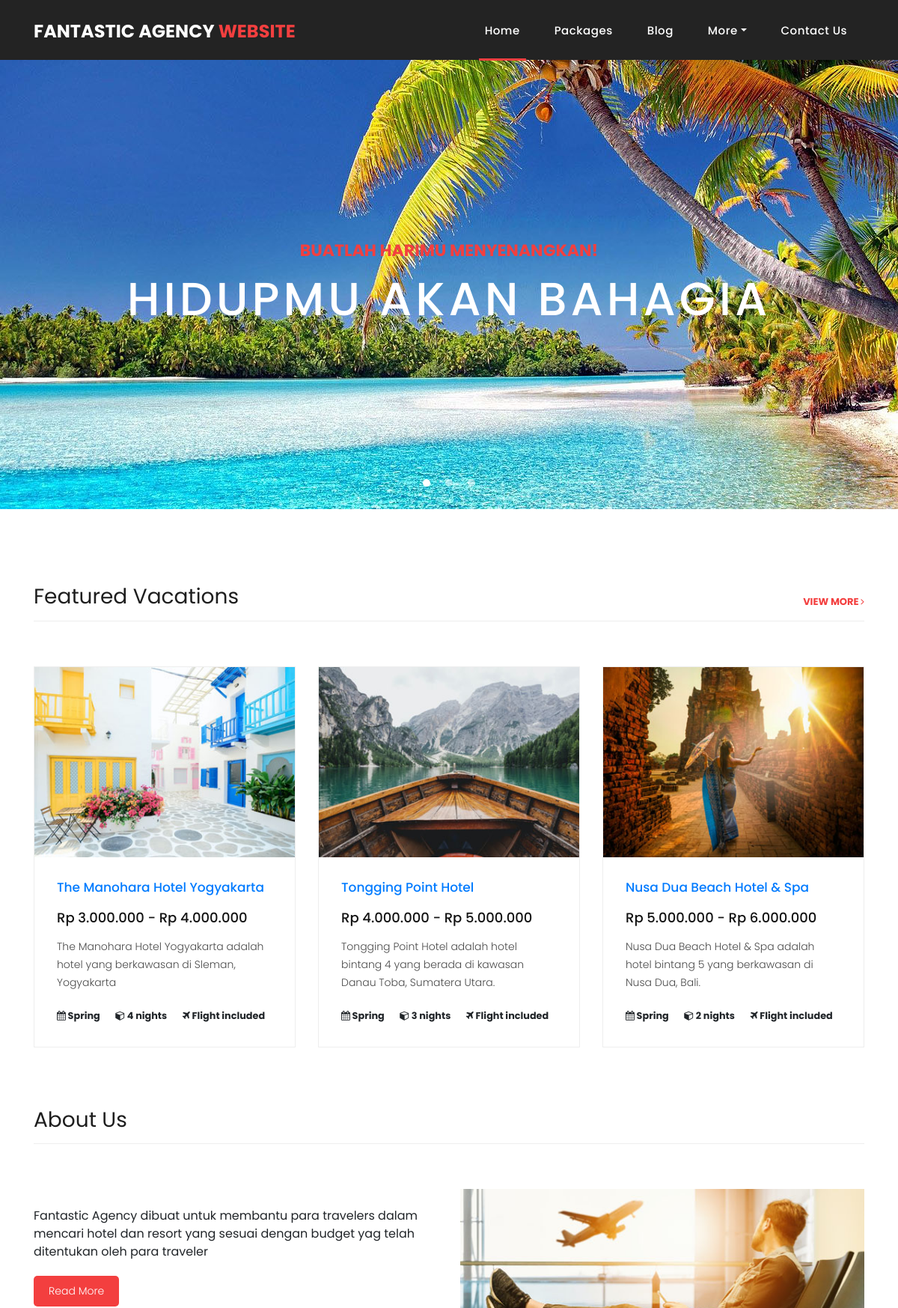
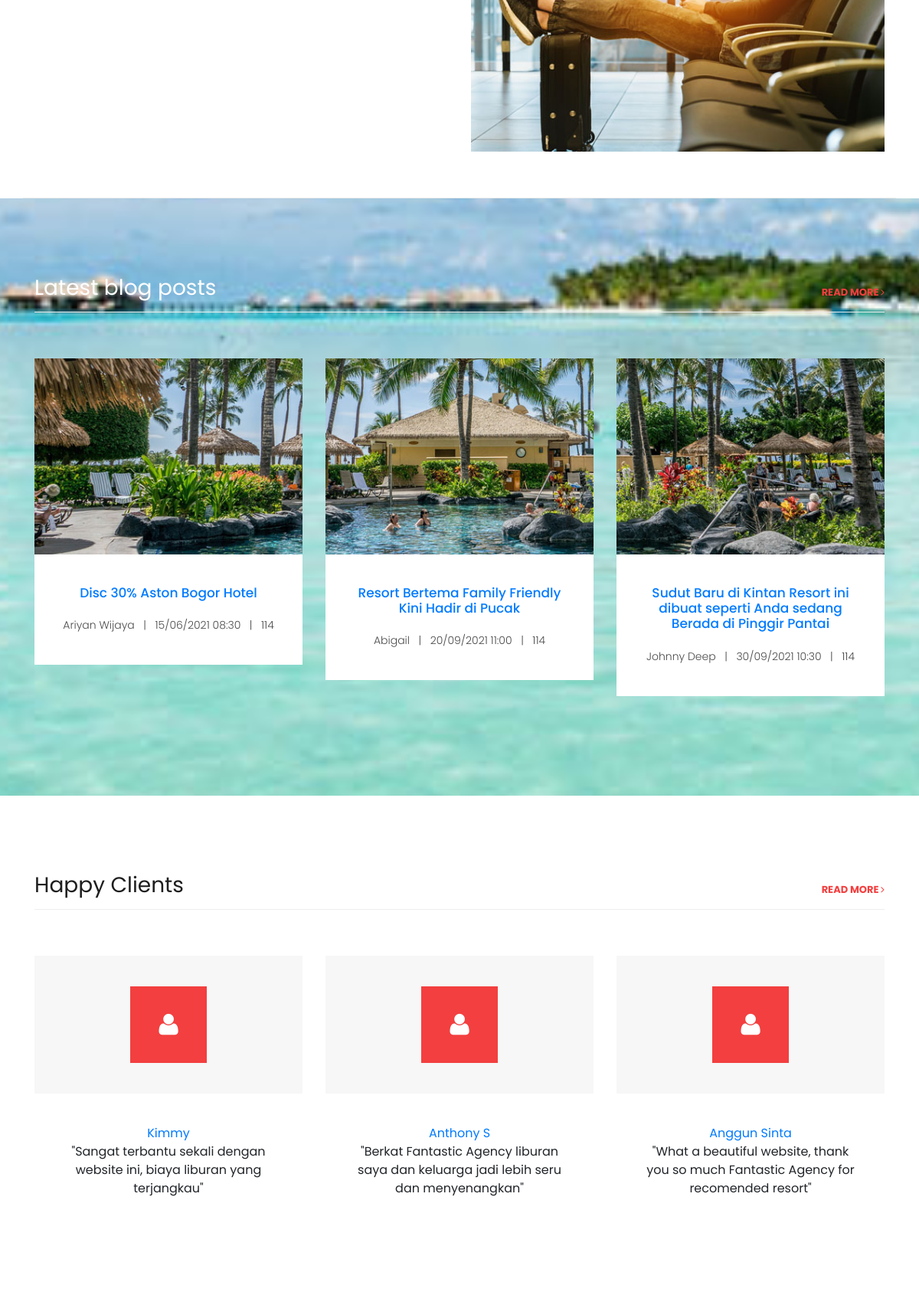
The page / (upper part) on the database its author committed (2 pictures, top to bottom).
### tables this page shows
CREATE TABLE IF NOT EXISTS `manoharahotel` (
  `name` varchar(50) DEFAULT NULL,
  `price` char(50) DEFAULT NULL,
  `description` varchar(500) DEFAULT NULL,
  `deskripsinya` varchar(500) DEFAULT NULL
);

CREATE TABLE IF NOT EXISTS `tongginghotel` (
  `name` varchar(50) DEFAULT NULL,
  `price` char(50) DEFAULT NULL,
  `description` varchar(500) DEFAULT NULL,
  `deskripsinya` varchar(500) DEFAULT NULL
);

CREATE TABLE IF NOT EXISTS `nusaduabeachhotel` (
  `name` varchar(50) DEFAULT NULL,
  `price` char(50) DEFAULT NULL,
  `description` varchar(500) DEFAULT NULL,
  `deskripsinya` varchar(500) DEFAULT NULL
);

CREATE TABLE IF NOT EXISTS `aboutus` (
  `shortver` varchar(500) DEFAULT NULL,
  `longver` varchar(500) DEFAULT NULL,
  `complete` varchar(500) DEFAULT NULL,
  `history` varchar(500) DEFAULT NULL
);

CREATE TABLE IF NOT EXISTS `kimmy` (
  `name` varchar(50) DEFAULT NULL,
  `comments` varchar(500) DEFAULT NULL
);

CREATE TABLE IF NOT EXISTS `anthonys` (
  `name` varchar(50) DEFAULT NULL,
  `comments` varchar(500) DEFAULT NULL
);

CREATE TABLE IF NOT EXISTS `anggun` (
  `name` varchar(50) DEFAULT NULL,
  `comments` varchar(500) DEFAULT NULL
);

### index.php (the view, shortened to what this page needs)
<?php
include "koneksi.php";
?>
<!DOCTYPE html>
<html lang="en">
  <head>
    <link href="vendor/bootstrap/css/bootstrap.min.css" rel="stylesheet">
    <link rel="stylesheet" href="assets/css/fontawesome.css">
    <link rel="stylesheet" href="assets/css/style.css">
    <link rel="stylesheet" href="assets/css/owl.css">
  </head>
  <body>
    <header class="">
      <nav class="navbar navbar-expand-lg">
        <div class="container">
          <a class="navbar-brand" href="index.php"><h2>Fantastic Agency <em>Website</em></h2></a>
          <div class="collapse navbar-collapse" id="navbarResponsive">
            <ul class="navbar-nav ml-auto">
                <li class="nav-item active">
                    <a class="nav-link" href="index.php">Home
                    </a>
                </li>
                <li class="nav-item"><a class="nav-link" href="packages.php">Packages</a></li>
                <li class="nav-item"><a class="nav-link" href="blog.php">Blog</a></li>
                <li class="nav-item dropdown">
                    <a class="nav-link dropdown-toggle" data-toggle="dropdown" href="#" role="button" aria-haspopup="true" aria-expanded="false">More</a>
                </li>
                <li class="nav-item"><a class="nav-link" href="contact.php">Contact Us</a></li>
            </ul>
          </div>
        </div>
      </nav>
    </header>
    <div class="banner header-text">
      <div class="owl-banner owl-carousel">
        <div class="banner-item-01">
          <div class="text-content">
            <h4>Buatlah Harimu Menyenangkan!</h4>
            <h2>HIDUPMU AKAN BAHAGIA</h2>
          </div>
        </div>
      </div>
    </div>
    <div class="latest-products">
      <div class="container">
        <div class="row">
          <div class="col-md-12">
            <div class="section-heading">
              <h2>Featured Vacations</h2>
              <a href="packages.php">view more <i class="fa fa-angle-right"></i></a>
            </div>
          </div>
          <div class="col-md-4">
            <div class="product-item">
              <a href="package1-details.php"><img src="assets/images/product-1-370x270.jpg" alt=""></a>
              <div class="down-content">
              <?php
                  $strSQL = "SELECT * FROM manoharahotel";
                    $execStrSQL = mysqli_query($conn,$strSQL);
                    if (mysqli_num_rows($execStrSQL) > 0) {
                    while ($row = mysqli_fetch_assoc($execStrSQL)) {
                ?>
                <tr>
                  <td><a href="package1-details.php"><h4><a href="package-details.php?name=<?= $row["name"] ?>"><?= $row["name"] ?></h4></a></a></td>
                  <td><h6><?= $row["price"] ?></h6></td>
                  <td><p><?= $row["description"] ?></p></td>
                </tr>
                <?php
              }
              }
              ?>
                <small>
                     <strong title="Available"><i class="fa fa-calendar"></i> Spring</strong> &nbsp;&nbsp;&nbsp;&nbsp;
                     <strong title="Nights"><i class="fa fa-cube"></i> 4 nights</strong> &nbsp;&nbsp;&nbsp;&nbsp;
                     <strong title="Flight included"><i class="fa fa-plane"></i> Flight included</strong>
                </small>
              </div>
            </div>
          </div>
          <div class="col-md-4">
            <div class="product-item">
              <a href="package2-details.php"><img src="assets/images/product-2-370x270.jpg" alt=""></a>
              <div class="down-content">
              <?php
                  $strSQL = "SELECT * FROM tongginghotel";
                    $execStrSQL = mysqli_query($conn,$strSQL);
                    if (mysqli_num_rows($execStrSQL) > 0) {
                    while ($row = mysqli_fetch_assoc($execStrSQL)) {
                ?>
                <tr>
                  <td><a href="package2-details.php"><h4><a href="package-details.php?name=<?= $row["name"] ?>"><?= $row["name"] ?></h4></a></a></td>
                  <td><h6><?= $row["price"] ?></h6></td>
                  <td><p><?= $row["description"] ?></p></td>
                </tr>
                <?php
              }
              }
              ?>
                <small>
                     <strong title="Available"><i class="fa fa-calendar"></i> Spring</strong> &nbsp;&nbsp;&nbsp;&nbsp;
                     <strong title="Nights"><i class="fa fa-cube"></i> 3 nights</strong> &nbsp;&nbsp;&nbsp;&nbsp;
                     <strong title="Flight included"><i class="fa fa-plane"></i> Flight included</strong>
                </small>
              </div>
            </div>
          </div>
          <div class="col-md-4">
            <div class="product-item">
              <a href="package3-details.php"><img src="assets/images/product-3-370x270.jpg" alt=""></a>
              <div class="down-content">
              <?php
                  $strSQL = "SELECT * FROM nusaduabeachhotel";
                    $execStrSQL = mysqli_query($conn,$strSQL);
                    if (mysqli_num_rows($execStrSQL) > 0) {
                    while ($row = mysqli_fetch_assoc($execStrSQL)) {
                ?>
                <tr>
                  <td><a href="package3-details.php"><h4><a href="package-details.php?name=<?= $row["name"] ?>"><?= $row["name"] ?></h4></a></a></td>
                  <td><h6><?= $row["price"] ?></h6></td>
                  <td><p><?= $row["description"] ?></p></td>
                </tr>
                <?php
              }
              }
              ?>
                <small>
                     <strong title="Available"><i class="fa fa-calendar"></i> Spring</strong> &nbsp;&nbsp;&nbsp;&nbsp;
                     <strong title="Nights"><i class="fa fa-cube"></i> 2 nights</strong> &nbsp;&nbsp;&nbsp;&nbsp;
                     <strong title="Flight included"><i class="fa fa-plane"></i> Flight included</strong>
                </small>
              </div>
            </div>
          </div>
        </div>
      </div>
    </div>
    <div class="best-features">
      <div class="container">
        <div class="row">
          <div class="col-md-12">
            <div class="section-heading">
              <h2>About Us</h2>
            </div>
          </div>
          <div class="col-md-6">
            <div class="left-content">
            <?php
                  $strSQL = "SELECT * FROM aboutus";
                    $execStrSQL = mysqli_query($conn,$strSQL);
                    if (mysqli_num_rows($execStrSQL) > 0) {
                    while ($row = mysqli_fetch_assoc($execStrSQL)) {
                ?>
                <tr>
                  <td><br><?= $row["shortver"] ?></br></td>
                </tr>
                <?php
              }
              }
              ?>
              <a href="about-us.php" class="filled-button">Read More</a>
            </div>
          </div>
          <div class="col-md-6">
            <div class="right-image">
              <img src="assets/images/about-1-570x350.jpg" alt="">
            </div>
          </div>
        </div>
      </div>
    </div>
    <div class="services" style="background-image: url(assets/images/other-image-fullscren-1-1920x900.jpg);" >
      <div class="container">
        <div class="row">
          <div class="col-md-12">
            <div class="section-heading">
              <h2>Latest blog posts</h2>
              <a href="blog.php">read more <i class="fa fa-angle-right"></i></a>
            </div>
          </div>
          <div class="col-lg-4 col-md-6">
            <div class="service-item">
              <a href="#" class="services-item-image"><img src="assets/images/blog-1-370x270.jpg" class="img-fluid" alt=""></a>
              <div class="down-content">
                <h4><a href="#">Disc 30% Aston Bogor Hotel</a></h4>
                <p style="margin: 0;"> Ariyan Wijaya &nbsp;&nbsp;|&nbsp;&nbsp; 15/06/2021 08:30 &nbsp;&nbsp;|&nbsp;&nbsp; 114</p>
              </div>
            </div>
          </div>
          <div class="col-lg-4 col-md-6">
            <div class="service-item">
              <a href="#" class="services-item-image"><img src="assets/images/blog-2-370x270.jpg" class="img-fluid" alt=""></a>
              <div class="down-content">
                <h4><a href="#">Resort Bertema Family Friendly Kini Hadir di Pucak</a></h4>
                <p style="margin: 0;"> Abigail &nbsp;&nbsp;|&nbsp;&nbsp; 20/09/2021 11:00 &nbsp;&nbsp;|&nbsp;&nbsp; 114</p>
              </div>
            </div>
          </div>
          <div class="col-lg-4 col-md-6">
            <div class="service-item">
              <a href="#" class="services-item-image"><img src="assets/images/blog-3-370x270.jpg" class="img-fluid" alt=""></a>
              <div class="down-content">
                <h4><a href="#">Sudut Baru di Kintan Resort ini dibuat seperti Anda sedang Berada di Pinggir Pantai</a></h4>
                <p style="margin: 0;"> Johnny Deep &nbsp;&nbsp;|&nbsp;&nbsp; 30/09/2021 10:30 &nbsp;&nbsp;|&nbsp;&nbsp; 114</p>
              </div>
            </div>
          </div>
        </div>
      </div>
    </div>
    <div class="happy-clients">
      <div class="container">
        <div class="row">
          <div class="col-md-12">
            <div class="section-heading">
              <h2>Happy Clients</h2>
              <a href="testimonials.php">read more <i class="fa fa-angle-right"></i></a>
            </div>
          </div>
          <div class="col-md-12">
            <div class="owl-clients owl-carousel text-center">
              <div class="service-item">
                <div class="icon">
                  <i class="fa fa-user"></i>
                </div>
                <div class="down-content">
                <?php
                  $strSQL = "SELECT * FROM kimmy";
                    $execStrSQL = mysqli_query($conn,$strSQL);
                    if (mysqli_num_rows($execStrSQL) > 0) {
                    while ($row = mysqli_fetch_assoc($execStrSQL)) {
                ?>
                <tr>
                  <td><a href="testimonials.php?name=<?= $row["name"] ?>"><?= $row["name"] ?></a></td>
                  <td><br><?= $row["comments"] ?></br></td>
                </tr>
                <?php
              }
              }
              ?>
                </div>
              </div>
              <div class="service-item">
                <div class="icon">
                  <i class="fa fa-user"></i>
                </div>
                <div class="down-content">
                <?php
                  $strSQL = "SELECT * FROM anthonys";
                    $execStrSQL = mysqli_query($conn,$strSQL);
                    if (mysqli_num_rows($execStrSQL) > 0) {
                    while ($row = mysqli_fetch_assoc($execStrSQL)) {
                ?>
                <tr>
                  <td><a href="testimonials.php?name=<?= $row["name"] ?>"><?= $row["name"] ?></a></td>
                  <td><br><?= $row["comments"] ?></br></td>
                </tr>
                <?php
              }
              }
              ?>
                </div>
              </div>
              <div class="service-item">
                <div class="icon">
                  <i class="fa fa-user"></i>
                </div>
                <div class="down-content">
                <?php
                  $strSQL = "SELECT * FROM anggun";
                    $execStrSQL = mysqli_query($conn,$strSQL);
                    if (mysqli_num_rows($execStrSQL) > 0) {
                    while ($row = mysqli_fetch_assoc($execStrSQL)) {
                ?>
                <tr>
                  <td><a href="testimonials.php?name=<?= $row["name"] ?>"><?= $row["name"] ?></a></td>
                  <td><br><?= $row["comments"] ?></br></td>
                </tr>
                <?php
              }
              }
              ?>
                </div>
              </div>
            </div>
          </div>
        </div>
      </div>
    </div>
  </body>
</html>

### rows shown on the page
manoharahotel: name "The Manohara Hotel Yogyakarta", price "Rp 3.000.000 - Rp 4.000.000", description "The Manohara Hotel Yogyakarta adalah hotel yang berkawasan di Sleman, Yogyakarta"
tongginghotel: name "Tongging Point Hotel", price "Rp 4.000.000 - Rp 5.000.000", description "Tongging Point Hotel adalah hotel bintang 4 yang berada di kawasan Danau Toba, Sumatera Utara."
nusaduabeachhotel: name "Nusa Dua Beach Hotel & Spa", price "Rp 5.000.000 - Rp 6.000.000", description "Nusa Dua Beach Hotel & Spa adalah hotel bintang 5 yang berkawasan di Nusa Dua, Bali."
aboutus: shortver "Fantastic Agency dibuat untuk membantu para travelers dalam mencari hotel dan resort yang sesuai dengan budget yag telah ditentukan oleh para traveler"
kimmy: name "Kimmy", comments "\"Sangat terbantu sekali dengan website ini, biaya liburan yang terjangkau\""
anthonys: name "Anthony S", comments "\"Berkat Fantastic Agency liburan saya dan keluarga jadi lebih seru dan menyenangkan\""
anggun: name "Anggun Sinta", comments "\"What a beautiful website, thank you so much Fantastic Agency for recomended resort\""
